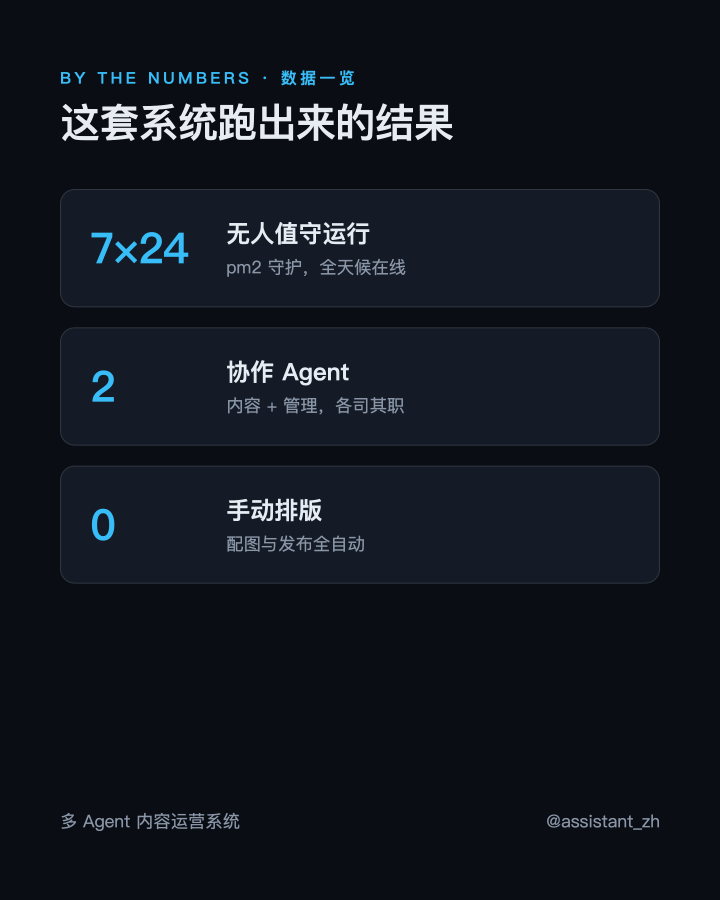
#> input picture illustration/examples/data-card.png, 2160 x 2700 px, given in place of examples, which was not available (shown at 1/3 size)
$ python make_contact_sheet.py ../../../illustration/examples --output out.png
#> lines starting #> are read from the running program, lines starting #| are printed output that depends on the picture
#!/usr/bin/env python3
"""Create large and mobile-size contact sheets for MiMi TV social covers."""

from __future__ import annotations

import argparse
import math
from pathlib import Path


def parse_args() -> argparse.Namespace:
    parser = argparse.ArgumentParser(description="生成 MiMi TV 社交封面系列审查图。")
    parser.add_argument("images", nargs="+", help="封面图片路径。")
    parser.add_argument("--output", required=True, help="输出 JPG 或 PNG。")
    parser.add_argument("--columns", type=int, default=0, help="列数；默认自动计算。")
    parser.add_argument("--thumb-width", type=int, default=240, help="大缩略图宽度。")
    parser.add_argument("--mini-width", type=int, default=120, help="手机缩略图模拟宽度。")
    return parser.parse_args()


def main() -> None:
    args = parse_args()
    try:
        from PIL import Image, ImageDraw, ImageFont
    except ImportError as exc:
        raise SystemExit("生成 contact sheet 需要 Pillow；不要自动安装，改为逐张检查。") from exc

    entries = []
    for raw in args.images:
        path = Path(raw).expanduser()
        if not path.exists():
            raise SystemExit(f"图片不存在：{path}")
        entries.append((path, Image.open(path).convert("RGB")))

    columns = args.columns or min(4, max(1, math.ceil(math.sqrt(len(entries)))))
#> columns = 1
    rows = math.ceil(len(entries) / columns)
#> rows = 1
    thumb_height = round(args.thumb_width * 4 / 3)
    mini_height = round(args.mini_width * 4 / 3)
    gap = 24
    label_height = 28
    cell_width = max(args.thumb_width, args.mini_width)
    cell_height = thumb_height + mini_height + label_height + gap
    canvas = Image.new(
        "RGB",
        (gap + columns * (cell_width + gap), gap + rows * (cell_height + gap)),
        "#EEEAE2",
    )
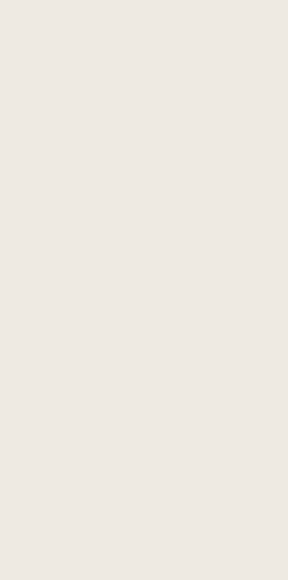
#> canvas: PIL image 288x580 RGB; mean R, G, B 238, 234, 226
    draw = ImageDraw.Draw(canvas)
    font = ImageFont.load_default()

    for index, (path, image) in enumerate(entries):
        row, column = divmod(index, columns)
        x = gap + column * (cell_width + gap)
        y = gap + row * (cell_height + gap)
        large = image.resize((args.thumb_width, thumb_height), Image.Resampling.LANCZOS)
        mini = image.resize((args.mini_width, mini_height), Image.Resampling.LANCZOS)
        canvas.paste(large, (x, y))
        canvas.paste(mini, (x, y + thumb_height + 10))
        draw.text((x, y + thumb_height + mini_height + 18), path.stem[:38], fill="#222222", font=font)
#> this loop made 1 pass
#> (row, column, x, y) on pass 1: (0, 0, 24, 24)
#> pass 1, in main, `large = image.resize((args.thumb_width, thumb_height), Image.Resamplin..`:
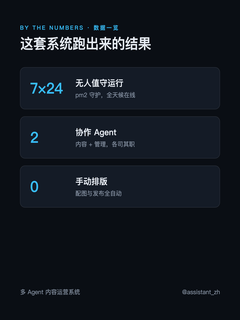
#> large: PIL image 240x320 RGB; mean R, G, B 17.9, 23.4, 31.3
#> pass 1, in main, `mini = image.resize((args.mini_width, mini_height), Image.Resampling.L..`:
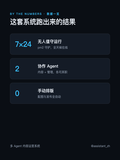
#> mini: PIL image 120x160 RGB; mean R, G, B 17.9, 23.4, 31.3
#> after the loop:
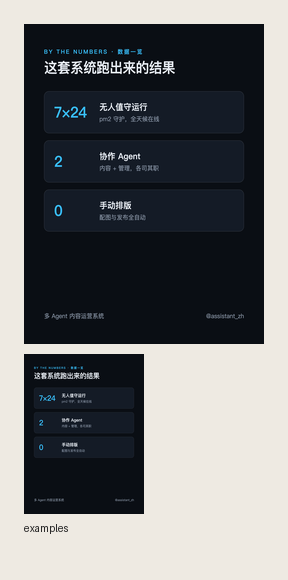
#> canvas: PIL image 288x580 RGB; mean R, G, B 111.3, 112.9, 114

    output = Path(args.output).expanduser()
    output.parent.mkdir(parents=True, exist_ok=True)
    if output.suffix.lower() in {".jpg", ".jpeg"}:
        canvas.save(output, quality=92)
    else:
        canvas.save(output)
    print(output)


if __name__ == "__main__":
    main()
